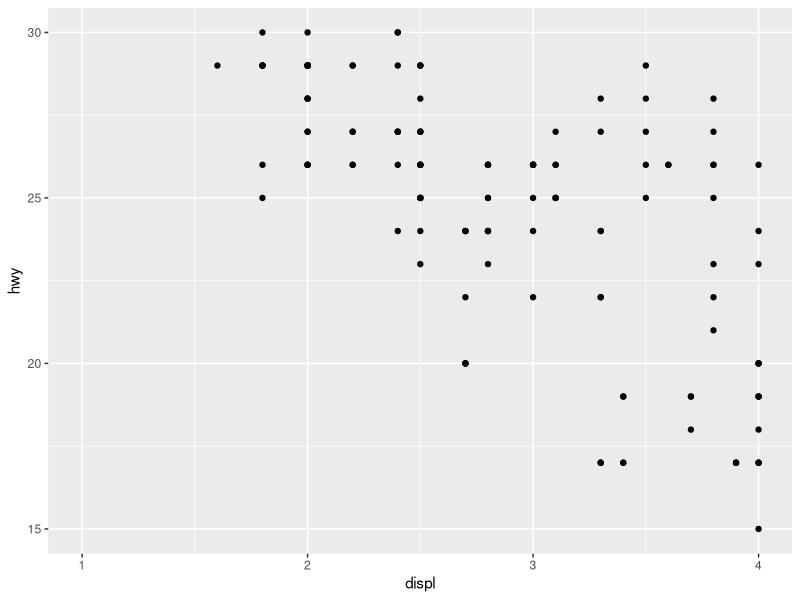

Write the R code that produced this figure.
library(ggplot2)

df <- mpg

print(head(df))

pl <- ggplot(mpg,aes(x=displ,y=hwy))

pl2 <- pl + geom_point()

print(pl2 + coord_cartesian(xlim = c(1,4),ylim = c(15,30)))